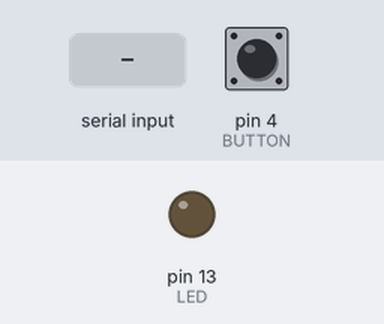
A sketch run on a simulated Arduino Uno, built with avr-gcc and run on an emulated ATmega328P. On the bench: output pins drawn as LEDs (lit = HIGH). The inputs (shaded band) are chosen by the test bench; at power-on: pin 4 (BUTTON) HIGH. The modem accepts every AT command (registered, SIM ready, sends succeed) and sends nothing else; what the sketch prints to the serial monitor is not drawn.

Above: at 2.5 s.
2.6 s: "on\n" received over the second serial link
At 3.7 s:
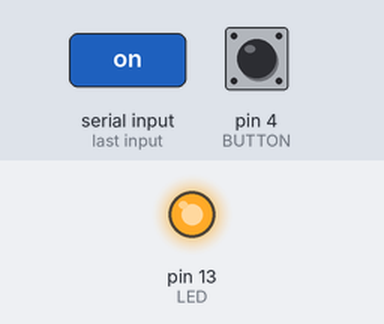
7.2 s: "off\n" received over the second serial link
At 8.4 s:
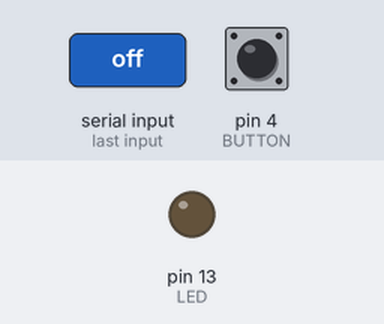
Timing chart, 0 to 9.7 s (numbered marks = the images above; inputs shaded):
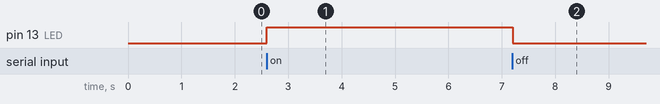

Measured:
- after the input at 2.6 s, pin 13 (LED): LOW → HIGH at once
- after the input at 7.2 s, pin 13 (LED): HIGH → LOW at once

The sketch:

ble-button.ino
```cpp
// ble-button — an UNO with an HM-10 BLE module. Press the button and the phone gets a
// notification; type "on" / "off" in the phone's Bluetooth terminal to switch the LED.
//
//   HM-10 TXD → D10 (SoftwareSerial RX)    HM-10 RXD ← D11 (TX, through a divider: 3.3 V input)
//   button D4 → GND (internal pull-up)     LED on D13
#include <SoftwareSerial.h>

const int BUTTON = 4;
const int LED = 13;

SoftwareSerial ble(10, 11);  // RX, TX → HM-10

bool connected = false;
int presses = 0;
char line[24];
uint8_t len = 0;

// Sends an AT command (HM-10 commands have no line ending) and prints the answer.
void at(const char* cmd) {
  ble.print(cmd);
  unsigned long t0 = millis();
  String reply;
  while (millis() - t0 < 300) {
    while (ble.available()) reply += (char)ble.read();
  }
  Serial.print(cmd);
  Serial.print(F(" -> "));
  Serial.println(reply);
}

void handle(const char* text) {
  if (strcmp(text, "OK+CONN") == 0) {
    connected = true;
    Serial.println(F("phone connected"));
  } else if (strcmp(text, "OK+LOST") == 0) {
    connected = false;
    Serial.println(F("phone disconnected"));
  } else if (strcmp(text, "on") == 0) {
    digitalWrite(LED, HIGH);
    ble.print(F("led on\n"));
  } else if (strcmp(text, "off") == 0) {
    digitalWrite(LED, LOW);
    ble.print(F("led off\n"));
  } else if (strcmp(text, "?") == 0) {
    ble.print(F("presses="));
    ble.print(presses);
    ble.print('\n');
  }
}

void setup() {
  Serial.begin(115200);
  ble.begin(9600);
  pinMode(BUTTON, INPUT_PULLUP);
  pinMode(LED, OUTPUT);
  delay(400);  // HM-10 boots in ~300 ms
  at("AT");
  at("AT+NAMEbb-button");
  at("AT+NOTI1");  // report OK+CONN / OK+LOST
  Serial.println(F("ble-button ready"));
}

void loop() {
  // Button with a simple 20 ms debounce.
  static bool last = HIGH;
  static unsigned long changed = 0;
  bool now = digitalRead(BUTTON);
  if (now != last && millis() - changed > 20) {
    changed = millis();
    last = now;
    if (now == LOW) {
      presses++;
      Serial.print(F("pressed #"));
      Serial.println(presses);
      if (connected) {
        ble.print(F("pressed #"));
        ble.print(presses);
        ble.print('\n');
      }
    }
  }
  // Lines from the module: connection status or phone commands.
  while (ble.available()) {
    char c = ble.read();
    if (c == '\n' || c == '\r') {
      line[len] = 0;
      if (len) handle(line);
      len = 0;
    } else if (len < sizeof line - 1) {
      line[len++] = c;
      line[len] = 0;
      // Status messages arrive without a line ending.
      if (strcmp(line, "OK+CONN") == 0 || strcmp(line, "OK+LOST") == 0) {
        handle(line);
        len = 0;
      }
    }
  }
}
```
